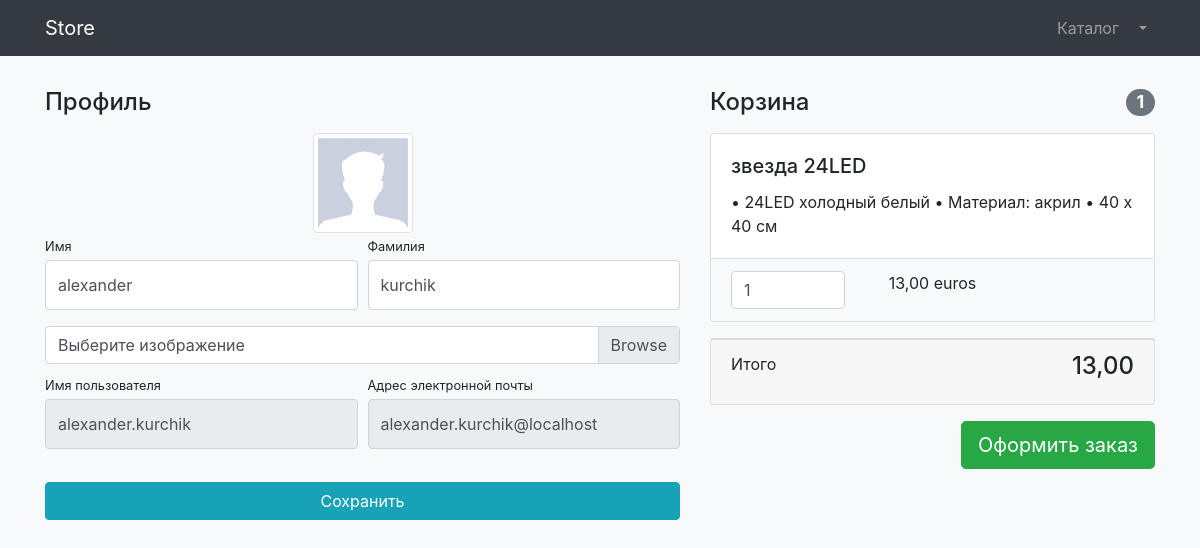
/users/profile/11/ (signed in), run on the app's committed database.
### users/models.py (models this page shows)
class User(AbstractUser):
    image = models.ImageField(upload_to='users_mages', null=True, blank=True)
    is_verified_email = models.BooleanField(default=False)

### products/models.py (models this page shows, shortened)
class Basket(models.Model):
    user = models.ForeignKey(to=User, on_delete=models.CASCADE)
    product = models.ForeignKey(to=Product, on_delete=models.CASCADE)
    quantity = models.PositiveSmallIntegerField(default=0)
    created_timestamp = models.DateTimeField(auto_now_add=True)
    objects = BasketQuerySet.as_manager()
    def sum(self):
        return self.product.price * self.quantity

class Product(models.Model):
    name = models.CharField(max_length=128)
    description = models.TextField(null=True, blank=True)
    price = models.DecimalField(max_digits=6, decimal_places=2)
    quantity = models.PositiveIntegerField(default=0)
    image = models.ImageField(upload_to='products_images')
    stripe_product_price_id = models.CharField(max_length=128, null=True, blank=True)
    category = models.ForeignKey(to=ProductCategory, on_delete=models.CASCADE)
    class Meta:
        verbose_name = 'продукт'
        verbose_name_plural = 'продукты'

### users/views.py (the view, shortened to what this page needs)
# urls.py: path('profile/<int:pk>/', login_required(UserProfileView.as_view()), name='profile'),
class UserProfileView(TitleMixin, UpdateView):
    model = User
    form_class = UserProfileForm
    template_name = 'users/profile.html'
    title = 'Store - Профиль'

### users/forms.py
class UserProfileForm(UserChangeForm):
    first_name = forms.CharField(widget=forms.TextInput(attrs={'class': 'form-control py-4'}))
    last_name = forms.CharField(widget=forms.TextInput(attrs={'class': 'form-control py-4'}))
    image = forms.ImageField(widget=forms.FileInput(attrs={'class': 'custom-file-input'}), required=False)
    username = forms.CharField(widget=forms.TextInput(attrs={'class': 'form-control py-4', 'readonly': True}))
    email = forms.CharField(widget=forms.EmailInput(attrs={'class': 'form-control py-4', 'readonly': True}))
    class Meta:
        model = User
        fields = ('first_name', 'last_name', 'image', 'username', 'email')

### common/views.py (called while the page is built)
    def get_context_data(self, **kwargs):
        context = super(TitleMixin, self).get_context_data(**kwargs)
        context['title'] = self.title
        return context

### products/context_processors.py (called while the page is built)
def baskets(requst):
    user = requst.user
    return {'baskets': Basket.objects.filter(user=user) if user.is_authenticated else []}

### products/models.py (called while the page is built)
    def total_sum(self):
        return sum(basket.sum() for basket in self)

    def total_quantity(self):
        return sum(basket.quantity for basket in self)

### users/templates/users/profile.html (shortened to what this page needs)
{% extends 'products/base.html' %}
{% load static %}
{% block css %}
    <link href="{% static "vendor/bootstrap/css/bootstrap.min.css" %}" rel="stylesheet">
{% endblock %}
{% block content %}
    <br>
    <br>
    <br>
    <div class="container">
        <div class="row">
            <div class="col-lg-7">
                <h4 class="mt-3 mb-3">Профиль</h4>
                <div class="col-lg-12 text-center">
                    <img width="100" height="100"
                         src="{% if user.image %}{{ user.image.url }}{% else %}{% static 'vendor/img/users/default_avatar.jpg' %}{% endif %}"
                         class="img-thumbnail">
                </div>
                <form action="{% url 'users:profile' user.id %}" method="post" enctype="multipart/form-data">
                    <div class="form-row">
                        <div class="col-lg-6">
                            <div class="form-group">
                                <label class="small mb-1" for="{{ form.first_name.id_for_label }}">
                                    Имя
                                </label>
                                {{ form.first_name }}
                            </div>
                        </div>
                        <div class="col-lg-6">
                            <div class="form-group">
                                <label class="small mb-1" for="{{ form.last_name.id_for_label }}">
                                    Фамилия
                                </label>
                                {{ form.last_name }}
                            </div>
                        </div>
                    </div>
                    <div class="form-row mb-2">
                        <div class="col-lg-12">
                            <div class="custom-file">
                                <label class="custom-file-label" for="{{ form.image.id_for_label }}">
                                    Выберите изображение
                                </label>
                            </div>
                        </div>
                    </div>
                    <div class="form-row">
                        <div class="col-lg-6">
                            <label class="small mb-1" for="{{ form.image.id_for_label }}">
                                Имя пользователя
                            </label>
                            {{ form.username }}
                        </div>
                        <div class="col-lg-6">
                            <label class="small mb-1" for="{{ form.email.id_for_label }}">
                                Адрес электронной почты
                            </label>
                            {{ form.email }}
                        </div>
                    </div>
                    <div class="form-row">
                        <div class="col-lg-12" style="margin-top: 33px;">
                            <input class="btn btn-info btn-block" type="submit" value="Сохранить">
                        </div>
                    </div>
                </form>
            </div>
            <div class="col-lg-5">
                {% include 'products/baskets.html' %}
            </div>
        </div>
    </div>
{% endblock %}

### products/templates/products/baskets.html (shortened to what this page needs)
{% load humanize %}
{% if baskets %}
    <h4 class="mt-3 mb-3 d-flex justify-content-between align-items-center mb-3">
    Корзина <span class="badge badge-secondary badge-pill">{{ baskets.total_quantity }}</span>
    </h4>
    {% for basket in baskets %}
        <div class="card mb-3">
        <div class="card-body">
            <h5 class="card-title">{{ basket.product.name }}</h5>
            <p class="card-text">{{ basket.product.description }}</p>
        </div>
        <ul class="list-group list-group-flush">
            <li class="list-group-item bg-light">
                <div class="row text-center">
                    <div class="col-lg-4">
                        <input name="basketID" type="number" class="form-control"
                               value="{{ basket.quantity }}" min="0">
                    </div>
                    <div class="col-lg-4">{{ basket.sum|intcomma }} euros</div>
                    <div class="col-lg-4">
                    </div>
                </div>
            </li>
        </ul>
    </div>
    {% endfor %}
    <div class="card mb-3">
        <div class="card-footer">
            <p class="float-left">Итого</p>
            <h4 class="float-right">{{ baskets.total_sum|intcomma }}</h4>
        </div>
    </div>
    <a class="btn btn-success btn-lg float-right" href="{% url 'orders:order_create' %}">
        Оформить заказ
    </a>
{% else %}
    <h4 class="mt-3 mb-3 text-center">
    Корзина пуста
    </h4>
{% endif %}

### data on the page
User: first_name "alexander", last_name "kurchik", username "alexander.kurchik", email "alexander.kurchik@localhost"
Basket: total_quantity "1", product.name "звезда 24LED", product.description "• 24LED холодный белый • Материал: акрил • 40 х 40 см", basketID "1", sum "13,00", total_sum "13,00"
